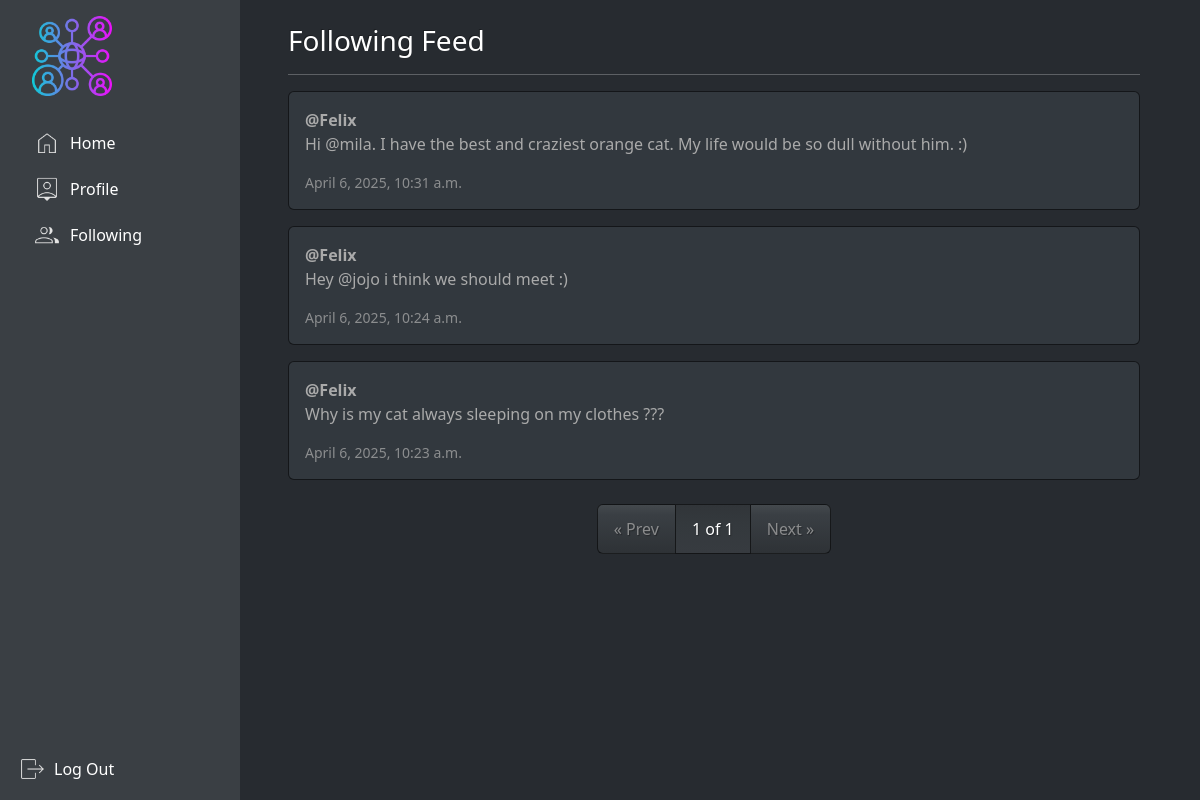
Page /following (signed in) on the earlier database version.
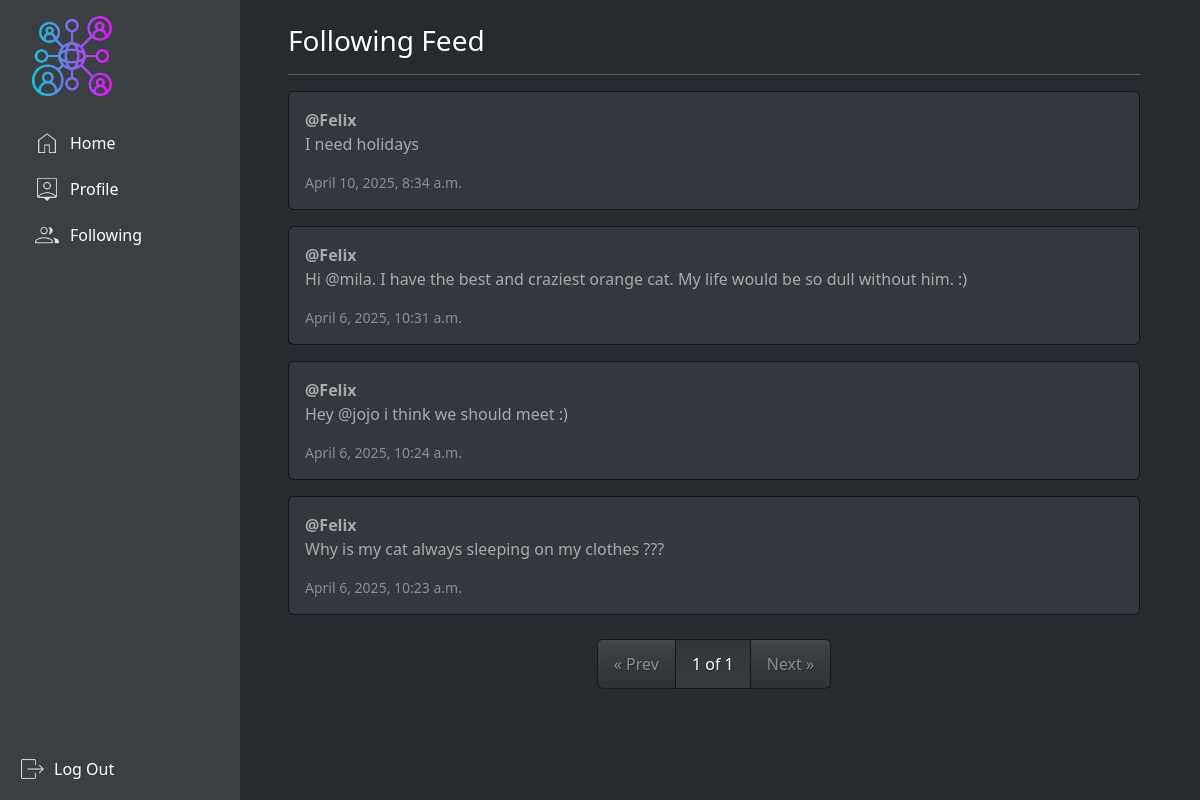
Same page on the later database version.
### network/models.py (models this page shows, shortened)
class Post(models.Model):
    user = models.ForeignKey(User, on_delete=models.CASCADE, related_name="posts")
    content = models.TextField(max_length=500)
    timestamp = models.DateTimeField(auto_now_add=True)
    likes = models.ManyToManyField(User, related_name="liked_posts", blank=True)

class User(AbstractUser):
    pass

### network/views.py (the view)
# urls.py: path("following", views.following, name="following"), # Following page
@login_required
def following(request):
    followed_users = Follow.objects.filter(follower=request.user).values_list("user", flat=True)
    posts = Post.objects.filter(user__in=followed_users).order_by("-timestamp")
    paginator = Paginator(posts, 10)  # Paginate just like index
    page_number = request.GET.get("page")
    page_obj = paginator.get_page(page_number)
    return render(request, "network/following.html", {
        "page_obj": page_obj
    })

### network/templates/network/following.html
{% extends "network/layout.html" %}
{% block body %}
<h3>Following Feed</h3>
<hr />
{% for post in page_obj %}
<div class="card mb-3 p-3">
  <strong>@{{ post.user.username }}</strong>
  <p>{{ post.content }}</p>
  <small class="text-muted">{{ post.timestamp }}</small>
</div>
{% empty %}
<p>No posts from users you follow yet.</p>
{% endfor %}
<nav aria-label="Pagination">
  <ul class="pagination justify-content-center mt-4">
    {% if page_obj.has_previous %}
    <li class="page-item">
      <a class="page-link" href="?page={{ page_obj.previous_page_number }}">&laquo; Prev</a>
    </li>
    {% else %}
    <li class="page-item disabled">
      <span class="page-link">&laquo; Prev</span>
    </li>
    {% endif %}
    <li class="page-item active">
      <span class="page-link">{{ page_obj.number }} of {{ page_obj.paginator.num_pages }}</span>
    </li>
    {% if page_obj.has_next %}
    <li class="page-item">
      <a class="page-link" href="?page={{ page_obj.next_page_number }}">Next &raquo;</a>
    </li>
    {% else %}
    <li class="page-item disabled">
      <span class="page-link">Next &raquo;</span>
    </li>
    {% endif %}
  </ul>
</nav>
{% endblock %}

Differences in the rows shown:
added Post: user.username "Felix", content "I need holidays", timestamp "April 10, 2025, 8:34 a.m."
